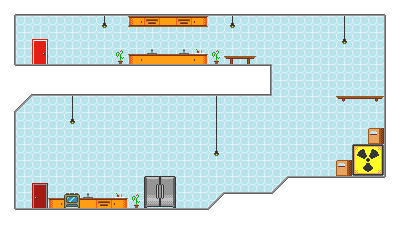

This is a level from a 2D game, rendered from its Tiled map with the project's own tilesets. A one-line summary and the map file follow, with tile-layer data summarised:
An orthogonal 25x15 tile map with 16x16 px tiles, 4 tile layers (background, collidables, furniture, decoratives) and 2 objects (player, exit).

<map version="1.0" orientation="orthogonal" renderorder="right-down" width="25" height="15" tilewidth="16" tileheight="16" nextobjectid="8">
 <tileset firstgid="1" name="ld-32" tilewidth="16" tileheight="16">
  <image source="../images/ld-32.png" width="128" height="96" />
 </tileset>
 <layer name="background" width="25" height="15">
  <data>[375 cells, 375 non-empty, 1 distinct tile ids]</data>
 </layer>
 <layer name="collidables" width="25" height="15">
  <data>[375 cells, 159 non-empty, 11 distinct tile ids]</data>
 </layer>
 <layer name="furniture" width="25" height="15">
  <data>[375 cells, 36 non-empty, 16 distinct tile ids]</data>
 </layer>
 <layer name="decoratives" width="25" height="15">
  <data>[375 cells, 7 non-empty, 3 distinct tile ids]</data>
 </layer>
 <objectgroup color="#ff0010" name="objects">
  <object id="3" name="player" type="player" x="24" y="188" width="16" height="20" />
  <object id="7" name="exit" type="exit" x="32" y="40" width="16" height="24" />
 </objectgroup>
</map>
